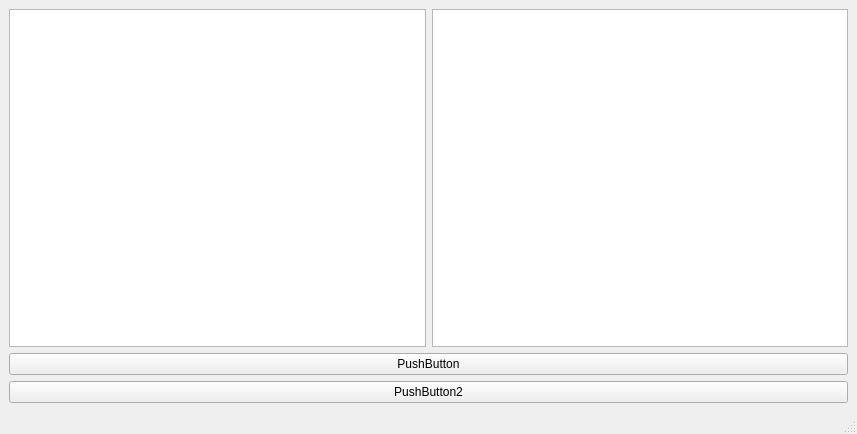
<?xml version="1.0" encoding="UTF-8"?>
<ui version="4.0">
 <class>ServiceWindow</class>
 <widget class="QMainWindow" name="ServiceWindow">
  <property name="geometry">
   <rect>
    <x>0</x>
    <y>0</y>
    <width>857</width>
    <height>434</height>
   </rect>
  </property>
  <property name="windowTitle">
   <string>MainWindow</string>
  </property>
  <widget class="QWidget" name="centralwidget">
   <layout class="QVBoxLayout" name="verticalLayout">
    <item>
     <layout class="QHBoxLayout" name="horizontalLayout">
      <item>
       <widget class="QTextBrowser" name="textBrowser"/>
      </item>
      <item>
       <widget class="QTextBrowser" name="textBrowser_2"/>
      </item>
     </layout>
    </item>
    <item>
     <widget class="QPushButton" name="pushButton">
      <property name="text">
       <string>PushButton</string>
      </property>
     </widget>
    </item>
    <item>
     <widget class="QPushButton" name="pushButton_2">
      <property name="text">
       <string>PushButton2</string>
      </property>
     </widget>
    </item>
   </layout>
  </widget>
  <widget class="QMenuBar" name="menubar">
   <property name="geometry">
    <rect>
     <x>0</x>
     <y>0</y>
     <width>857</width>
     <height>19</height>
    </rect>
   </property>
  </widget>
  <widget class="QStatusBar" name="statusbar"/>
 </widget>
 <resources/>
 <connections/>
</ui>
